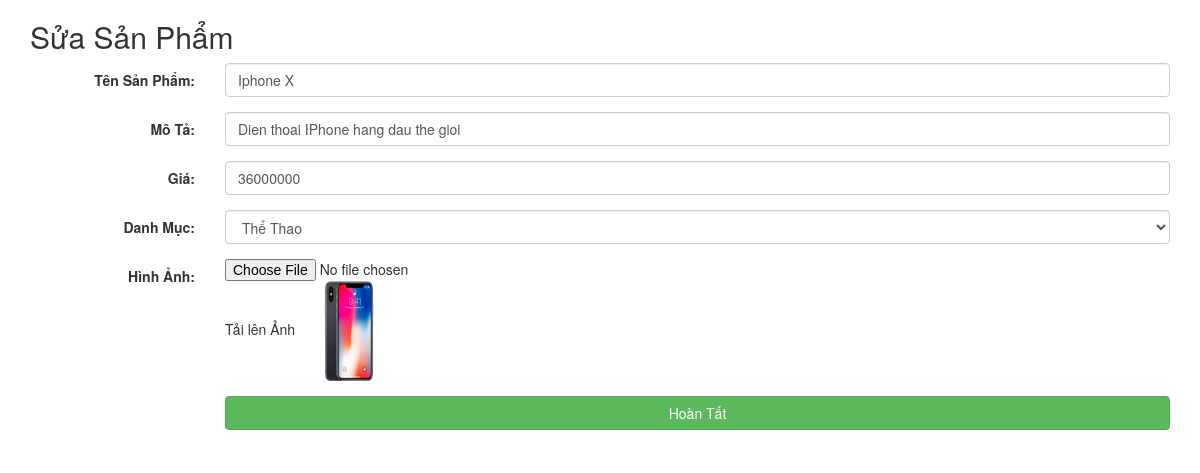
Screenshot of /editProduct.php?id=3 (signed in) with the database file from the repository.
### tables this page shows
CREATE TABLE `product` (
  `ID` int(10) UNSIGNED NOT NULL,
  `image` varchar(200) NOT NULL,
  `name` varchar(50) NOT NULL,
  `description` varchar(3000) NOT NULL,
  `categoryID` int(11) NOT NULL,
  `price` int(10) UNSIGNED NOT NULL
);

### editProduct.php (the view, shortened to what this page needs)
<!DOCTYPE html>
			<html lang='vi'>
			<head>
			  <link rel='stylesheet' href='https://maxcdn.bootstrapcdn.com/bootstrap/3.3.7/css/bootstrap.min.css'>
			</head>
			<body>
					<div class='container'>
			  		<h2>Sửa Sản Phẩm</h2>
<?php
	include 'DBConnect.php';
	if(isset($_SESSION['login_user_username'])){
        $id = isset($_GET['id']) ? (int)$_GET['id'] : false;
      if(!$id){
        die('<h1>Loi! Vui long thu lai!</h1>');
      }
      else{
        $sql = "SELECT * FROM Product WHERE ID=".$id;
          $result = $conn->query($sql);
          if ($result->num_rows > 0) {
              while($row = $result->fetch_assoc()) {
                      echo "
            <form class='form-horizontal' action='postEditProduct.php' method='POST' enctype='multipart/form-data'>
                      <div class='form-group'>
                        <label class='control-label col-sm-2' for='name'>Tên Sản Phẩm:</label>
                        <div class='col-sm-10'>
                          <input type='hidden' value='".$id."' name='id' />
                          <input type='text' class='form-control' id='name' placeholder='IPhone X' name='name' value='".$row["name"]."'>
                        </div>
                      </div>
                      <div class='form-group'>
                        <label class='control-label col-sm-2' for='description'>Mô Tả:</label>
                        <div class='col-sm-10'>
                          <input type='text' class='form-control' id='description' placeholder='Sản phẩm hàng đầu thế giới...' name='description' value='".$row["description"]."'>
                        </div>
                      </div>
                      <div class='form-group'>
                        <label class='control-label col-sm-2' for='price'>Giá:</label>
                        <div class='col-sm-10'>
                          <input type='text' class='form-control' id='price' placeholder='69000' name='price' value='".$row["price"]."'>
                        </div>
                      </div>
                       <div class='form-group'>
                        <label for='category' class='control-label col-sm-2'>Danh Mục:</label>
                        <div class='col-sm-10'>
                          <select class='form-control' id='category' name='category'>";
                            echo "<option value='3'"; if($row["ID"] == 3) echo"selected"; echo "> Thể Thao </option>";
                         echo "</select>
                        </div>
                      </div>
                       <div class='form-group'>
                        <label for='image' class='control-label col-sm-2'>Hình Ảnh:</label>
                        <div class='col-sm-10'>
                          <input type='file' name='file' class=''>Tải lên Ảnh</input>
                          <img src='".$row["image"]."' class='img-rounded' width='100px' height='100px' />
                        </div>
                      </div>
                      <div class='form-group'>
                        <div class='col-sm-offset-2 col-sm-10'>
                          <input type='submit' class='btn btn-success btn-block' name='submit' value='Hoàn Tất'></input>
                        </div>
                      </div>
                    </form>
          ";
              }
          } else {
              echo "0 results";
          }
      }
  }
  else{
      echo '<center><h2>Chưa Đăng Nhập! Hãy <a href="login.php">Đăng Nhập</a> trước!</h2></center>';
  }
?>
		</div>
	</body>
</html>

### rows the page displays
product: name "Iphone X", description "Dien thoai IPhone hang dau the gioi", price "36000000", category "Thể Thao", image (picture)
